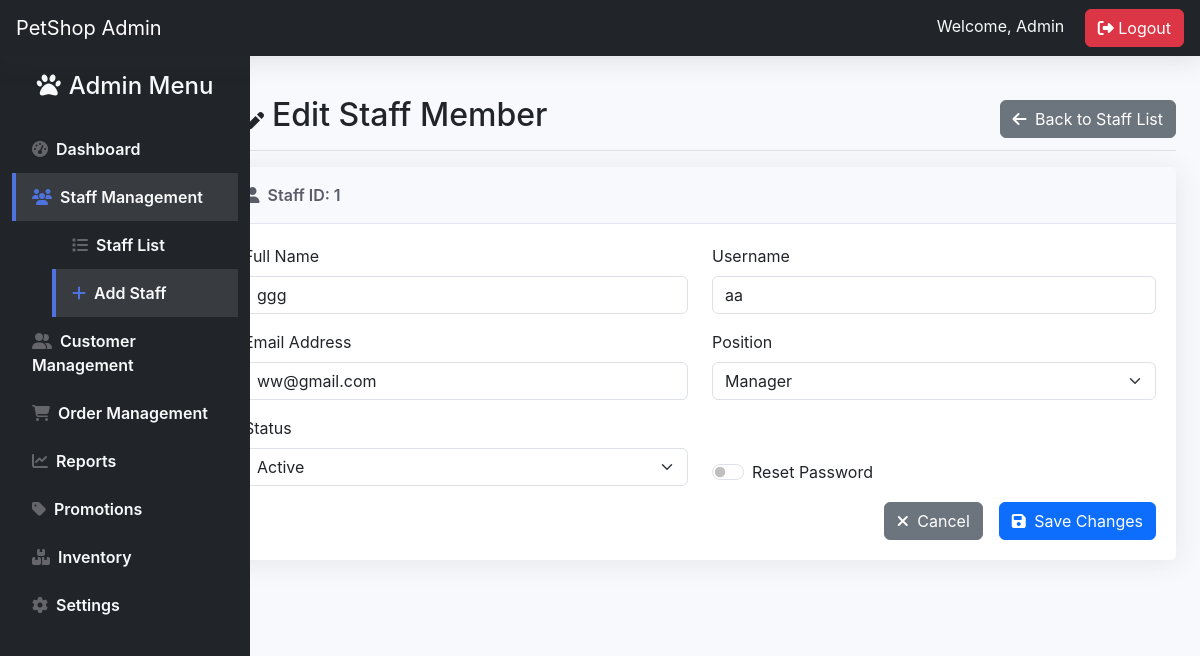
Page /edit_staff.php?id=1 on the earlier database version.
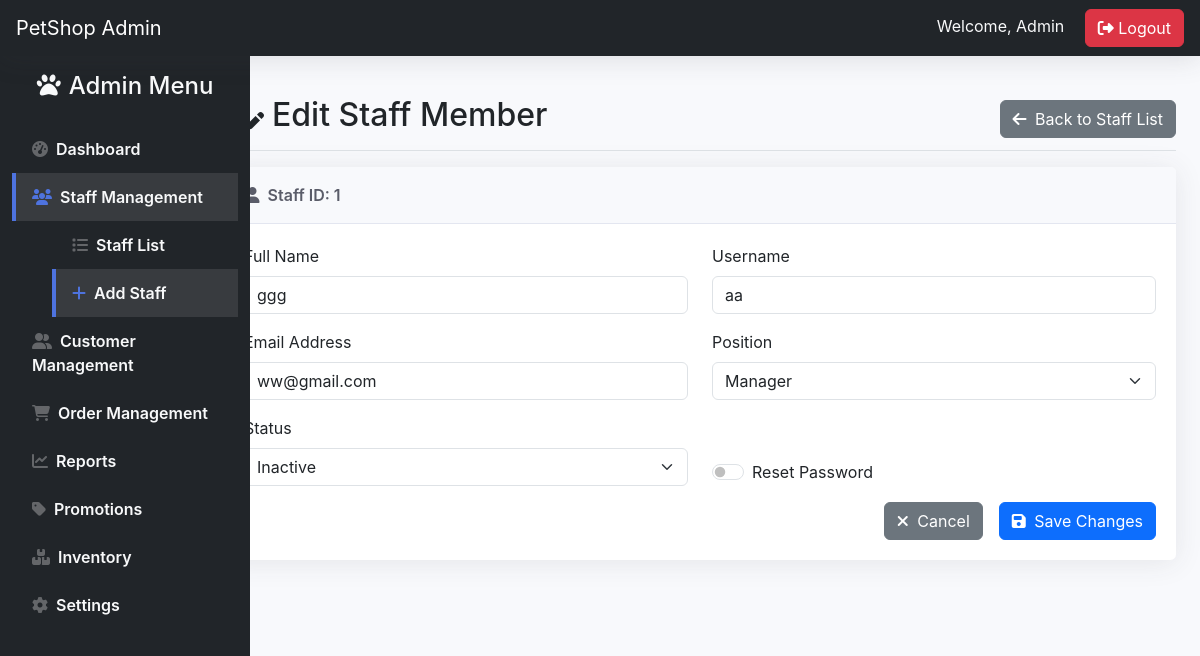
Same page on the later database version.
### tables this page shows
CREATE TABLE `staff` (
  `Staff_ID` int(11) NOT NULL,
  `Staff_name` varchar(50) NOT NULL,
  `Staff_Username` varchar(50) NOT NULL,
  `Staff_Password` varchar(50) NOT NULL,
  `created_at` timestamp NOT NULL DEFAULT current_timestamp(),
  `position` varchar(255) NOT NULL,
  `Staff_Email` varchar(100) NOT NULL,
  `status` varchar(20) NOT NULL DEFAULT 'Active',
  `reset_token` varchar(64) DEFAULT NULL,
  `reset_token_expires` datetime DEFAULT NULL,
  `password_reset_token` varchar(255) DEFAULT NULL,
  `token_expiry` datetime DEFAULT NULL,
  `login_attempts` int(11) DEFAULT 0,
  `last_failed_login` datetime DEFAULT NULL
);

### edit_staff.php (the view, shortened to what the changed rows need)
<?php
include('db_connection.php');
$id = $_GET['id'];
$sql = "SELECT * FROM Staff WHERE Staff_ID=?";
$stmt = $conn->prepare($sql);
$stmt->bind_param("i", $id);
$stmt->execute();
$result = $stmt->get_result()->fetch_assoc();
?>
<!DOCTYPE html>
<html lang="en">
<head>
    <link href="https://cdn.jsdelivr.net/npm/bootstrap@5.3.0/dist/css/bootstrap.min.css" rel="stylesheet">
    <link rel="stylesheet" href="https://cdnjs.cloudflare.com/ajax/libs/font-awesome/6.4.0/css/all.min.css">
    <link rel="stylesheet" href="admin_home.css">
</head>
<body>
<div class="container-fluid">
        <main class="col-md-10 ms-sm-auto px-md-4">
            <div class="d-flex justify-content-between flex-wrap flex-md-nowrap align-items-center pt-3 pb-2 mb-3 border-bottom">
                <h1 class="h2"><i class="fas fa-user-edit me-2"></i>Edit Staff Member</h1>
            </div>
            <div class="card">
                <div class="card-header">
                    <i class="fas fa-user me-2"></i>Staff ID: <?php echo $result['Staff_ID']; ?>
                </div>
                <div class="card-body">
                    <form method="POST" class="needs-validation" novalidate>
                        <div class="row mb-3">
                            <div class="col-md-6">
                                <label for="Staff_name" class="form-label">Full Name</label>
                                <input type="text" class="form-control" id="Staff_name" name="Staff_name"
                                       value="<?php echo htmlspecialchars($result['Staff_name']); ?>" required>
                            </div>
                            <div class="col-md-6">
                                <label for="Staff_Username" class="form-label">Username</label>
                                <input type="text" class="form-control" id="Staff_Username" name="Staff_Username"
                                       value="<?php echo htmlspecialchars($result['Staff_Username']); ?>" required>
                            </div>
                        </div>
                        <div class="row mb-3">
                            <div class="col-md-6">
                                <label for="Staff_Email" class="form-label">Email Address</label>
                                <input type="email" class="form-control" id="Staff_Email" name="Staff_Email"
                                       value="<?php echo htmlspecialchars($result['Staff_Email']); ?>" required>
                            </div>
                            <div class="col-md-6">
                                <label for="position" class="form-label">Position</label>
                                <select class="form-select" id="position" name="position" required>
                                    <option value="Manager" <?= ($result['position'] == 'Manager') ? 'selected' : '' ?>>Manager</option>
                                </select>
                            </div>
                        </div>
                        <div class="row mb-3">
                            <div class="col-md-6">
                                <label for="status" class="form-label">Status</label>
                                <select class="form-select" id="status" name="status" required>
                                    <option value="Active" <?= ($result['status'] == 'Active') ? 'selected' : '' ?>>Active</option>
                                    <option value="Inactive" <?= ($result['status'] == 'Inactive') ? 'selected' : '' ?>>Inactive</option>
                                </select>
                            </div>
                        </div>
                    </form>
                </div>
            </div>
        </main>
    </div>
</body>
</html>

Differences in the rows shown:
changed staff "ggg": status "Active" → "Inactive"
